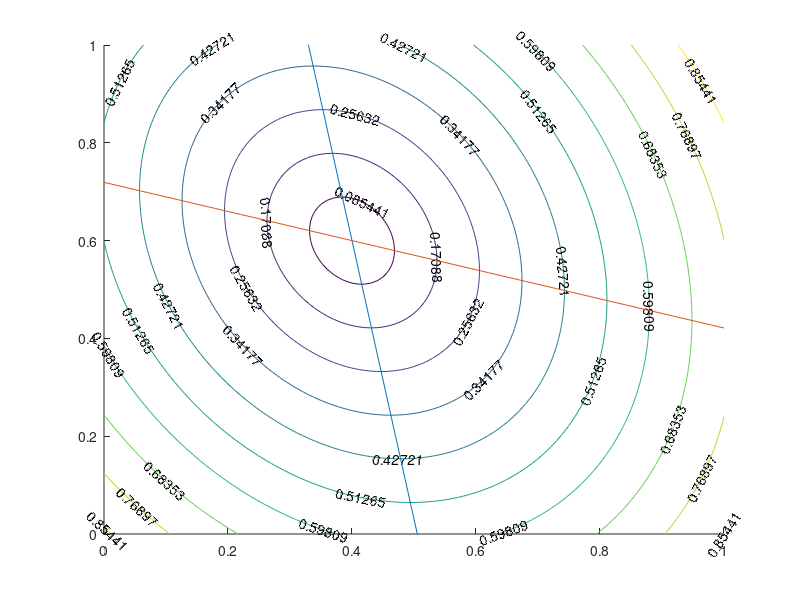

The MATLAB script that drew this image:
x = [-0.7 -0.5 0.3 0.9].';
%y = [0.5 0.3 0.8].';

f1 = @(x) x;

f2 = @(x) x.^2; #1/2*(3*x.^2-1)

y = 0.4*f1(x) + 0.6*f2(x);


A = [f1(x) f2(x)]

AA = A.'*A;
Ay = A.'*y;

k1 = 0:0.01:1;
k2 = 0:0.01:1;

for m = 1:length(k2)
  for n = 1:length(k1)
    E(m,n) = norm(A*[k1(n);k2(m)]-y);
  end
end

figure(1);clf;hold on

[c, h] = contour(k1, k2, E);
clabel(c, h)

plot(k1, (Ay(1)-AA(1,1)*k1)/AA(1,2))
plot(k1, (Ay(2)-AA(2,1)*k1)/AA(2,2))
#axis([0 1 0 1])


return

cond(AA)

[V, L] = eig(AA)

return


p = A\y

xx = linspace(0, 1, 100);
yy = polyval([p;0], xx);

figure(10);clf;hold on
plot(x, y, 'ok')
plot(xx,yy,'b-')
